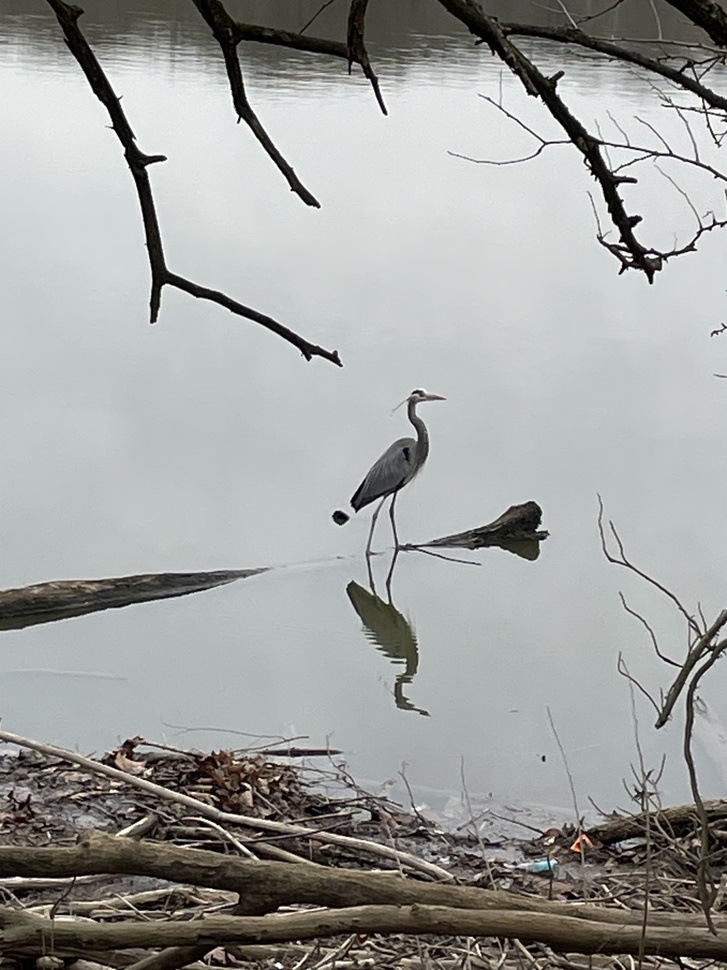
#> input picture Codes/Ardea_herodias/Ardea_herodias_1.jpeg, 727 x 970 px, shrunk from 1536 x 2048 before the run; its folder holds only this picture in this run
$ python -i detect_trace_humains.py   (imports and definitions only)
#> lines starting #> are read from the running program, lines starting #| are printed output that depends on the picture; after the words box and inside, x2 and y2 are one past the last pixel; in counts of white or black regions, pixels touching at a corner belong together
#> further down, picture is the input picture: shape (970, 727, 3); mean B, G, R 158.7, 161, 159.3
import os
import cv2
import numpy as np

def is_anthropic(image, threshold=0.10):
    """
    Détecte si une image contient une trace anthropique et si elle dépasse un certain pourcentage.
    """
#> called with threshold = 0.1
    # Convertir l'image en niveaux de gris
    gray_image = cv2.cvtColor(image, cv2.COLOR_BGR2GRAY)

    # Appliquer un seuillage pour détecter les contours potentiels (simule une détection d'objets)
    _, binary_image = cv2.threshold(gray_image, 150, 255, cv2.THRESH_BINARY_INV)
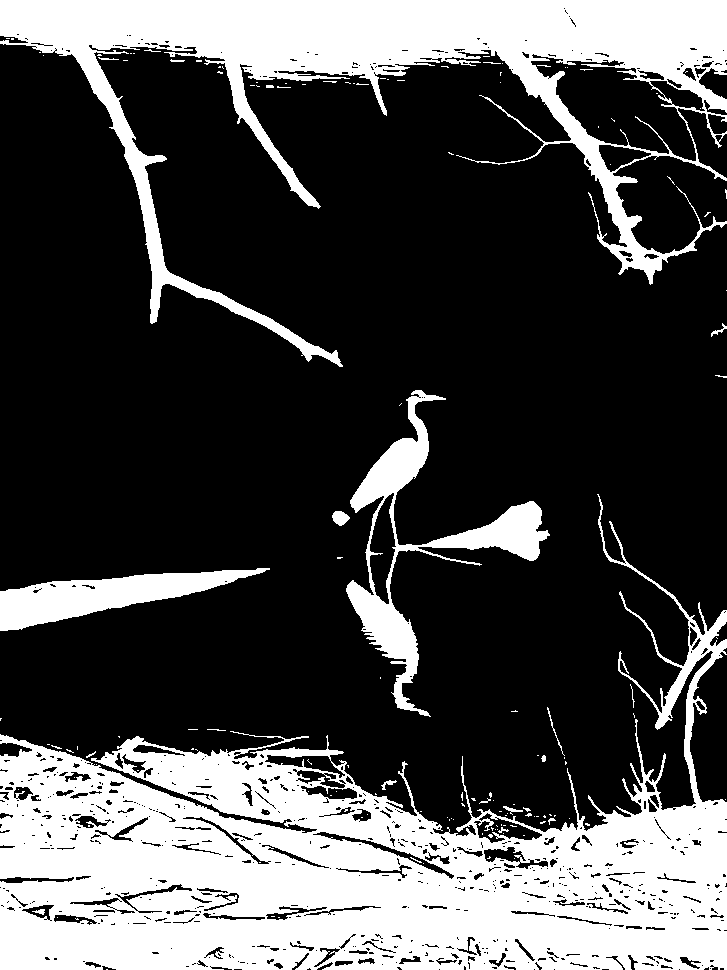
#> binary_image: shape (970, 727); 29.3% white; 146 white regions (124 under 20 px)

    # Trouver les contours
    contours, _ = cv2.findContours(binary_image, cv2.RETR_EXTERNAL, cv2.CHAIN_APPROX_SIMPLE)
#> contours = 103 contours, 94 with area under 20; largest, box (x1, y1, x2, y2) and area: (0, 494, 727, 970) 136573, (0, 0, 727, 367) 69942, (346, 390, 550, 717) 12199, (0, 568, 270, 631) 6959, (332, 511, 350, 526) 163

    # Calculer l'aire totale de l'image
    total_area = image.shape[0] * image.shape[1]
#> total_area = 705190
    anthropic_area = sum(cv2.contourArea(c) for c in contours)
#> anthropic_area = 226170

    # Calculer le pourcentage d'aire anthropique
    anthropic_percentage = anthropic_area / total_area
#> anthropic_percentage = 0.321

    # Étiqueter selon le seuil
    return anthropic_percentage > threshold, anthropic_percentage

def process_backgrounds(backgrounds_folder):
    """
    Parcourt le dossier des backgrounds et détecte les traces anthropiques.
    """
    for species in os.listdir(backgrounds_folder):
        species_path = os.path.join(backgrounds_folder, species)

        if os.path.isdir(species_path):
            for file in os.listdir(species_path):
                if file.lower().endswith(('.png', '.jpg', '.jpeg')):
                    image_path = os.path.join(species_path, file)
                    image = cv2.imread(image_path)

                    # Détecter si l'image est anthropique
                    is_anthropic_flag, percentage = is_anthropic(image)

                    if is_anthropic_flag:
                        print(f"{file} est étiqueté comme NON NATUREL (Trace anthropique: {percentage * 100:.2f}%)")
                    else:
                        print(f"{file} est étiqueté comme NATUREL")

# Exécution de la détection sur les backgrounds
backgrounds_folder = r"../Donnees/birds_dataset/background_margins"  # Chemin vers le dossier des backgrounds
# [1 line not run here, left out]

>>> import cv2
>>> picture = cv2.imread('Ardea_herodias/Ardea_herodias_1.jpeg')
>>> result = is_anthropic(picture)
#> result = (True, 0.321)

$ run again, on Codes/Ardea_herodias/Ardea_herodias_100.jpeg
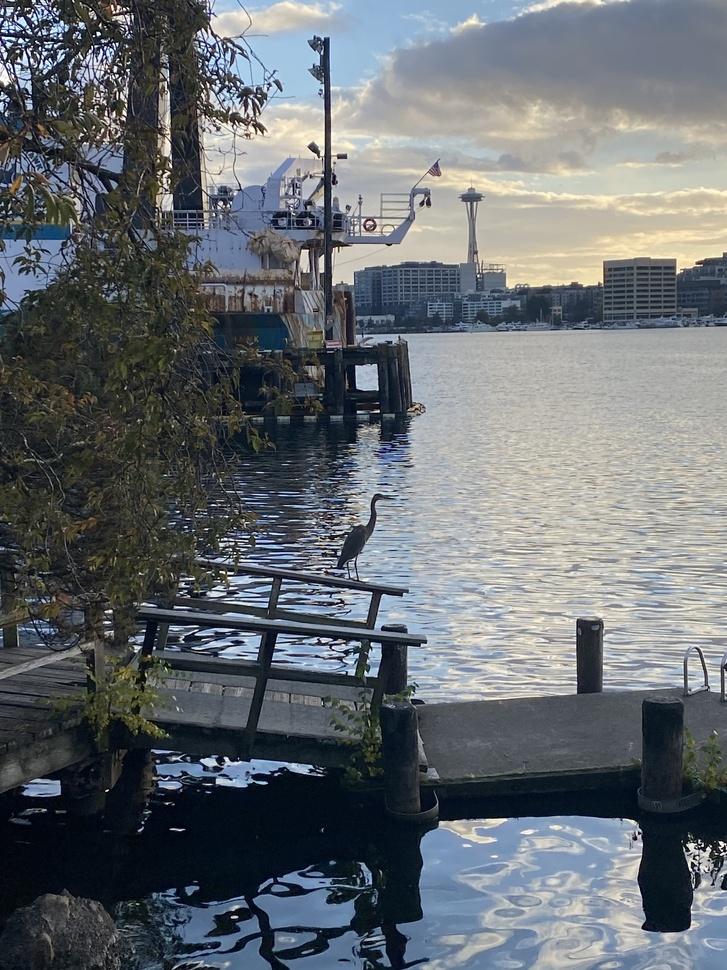
#> input picture Codes/Ardea_herodias/Ardea_herodias_100.jpeg, 727 x 970 px, shrunk from 1536 x 2048 before the run
#> picture is the input picture: shape (970, 727, 3); mean B, G, R 112.5, 108, 102.7
#> in is_anthropic, `gray_image = cv2.cvtColor(image, cv2.COLOR_BGR2GRAY)`:
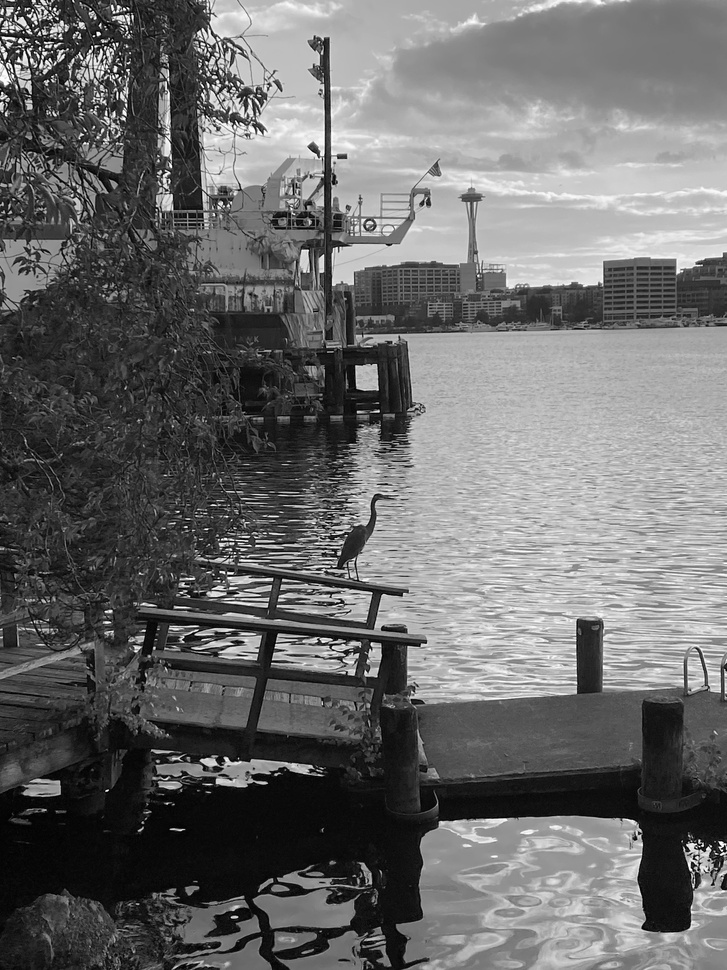
#> gray_image: shape (970, 727); min 0, max 255, mean 106.9
#> in is_anthropic, `_, binary_image = cv2.threshold(gray_image, 150, 255, cv2.THRESH_BINAR..`:
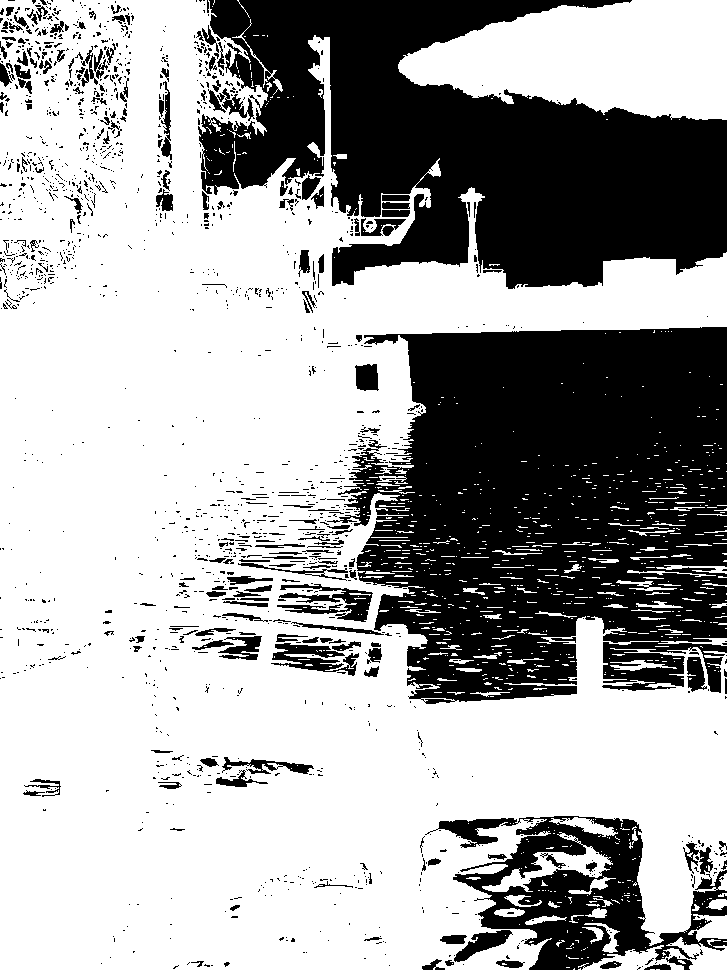
#> binary_image: shape (970, 727); 65.1% white; 1591 black regions (1384 under 20 px)
#> contours = 807 contours, 759 with area under 20; largest, box (x1, y1, x2, y2) and area: (0, 0, 727, 970) 436776, (398, 0, 727, 120) 27976, (578, 937, 727, 970) 2030, (482, 832, 613, 892) 1914, (688, 914, 727, 942) 573
#> anthropic_area = 473714
#> anthropic_percentage = 0.672
#> result = (True, 0.672)
